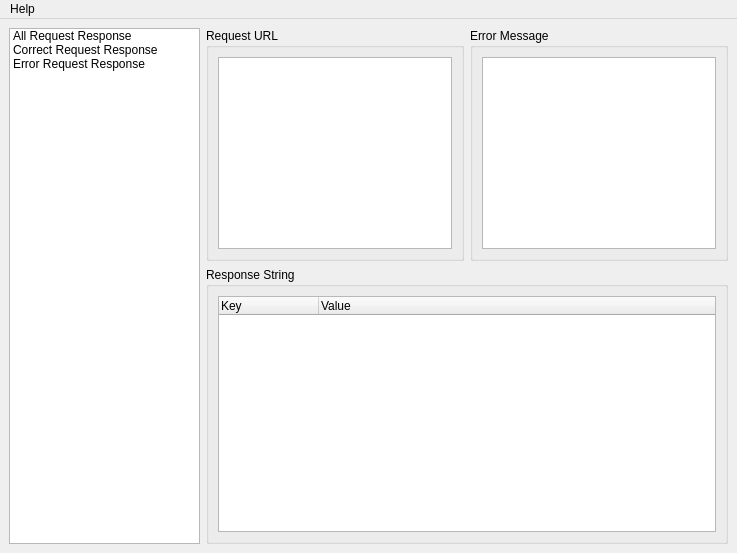
<?xml version="1.0" encoding="UTF-8"?>
<ui version="4.0">
 <class>LogWindow</class>
 <widget class="QMainWindow" name="LogWindow">
  <property name="geometry">
   <rect>
    <x>0</x>
    <y>0</y>
    <width>737</width>
    <height>553</height>
   </rect>
  </property>
  <property name="windowTitle">
   <string>Weibo Api LogWindow</string>
  </property>
  <widget class="QWidget" name="centralwidget">
   <layout class="QGridLayout" name="gridLayout">
    <item row="0" column="0" rowspan="2">
     <widget class="QListWidget" name="listWidget">
      <property name="sizePolicy">
       <sizepolicy hsizetype="Fixed" vsizetype="Expanding">
        <horstretch>0</horstretch>
        <verstretch>0</verstretch>
       </sizepolicy>
      </property>
      <property name="maximumSize">
       <size>
        <width>191</width>
        <height>16777215</height>
       </size>
      </property>
      <item>
       <property name="text">
        <string>All Request Response</string>
       </property>
      </item>
      <item>
       <property name="text">
        <string>Correct Request Response</string>
       </property>
      </item>
      <item>
       <property name="text">
        <string>Error Request Response</string>
       </property>
      </item>
     </widget>
    </item>
    <item row="0" column="1">
     <widget class="QGroupBox" name="groupBox">
      <property name="sizePolicy">
       <sizepolicy hsizetype="Preferred" vsizetype="Fixed">
        <horstretch>0</horstretch>
        <verstretch>0</verstretch>
       </sizepolicy>
      </property>
      <property name="title">
       <string>Request URL</string>
      </property>
      <layout class="QHBoxLayout" name="horizontalLayout_3">
       <item>
        <widget class="QTableView" name="tableView">
         <property name="sizePolicy">
          <sizepolicy hsizetype="Expanding" vsizetype="Preferred">
           <horstretch>0</horstretch>
           <verstretch>0</verstretch>
          </sizepolicy>
         </property>
         <property name="autoFillBackground">
          <bool>true</bool>
         </property>
         <property name="editTriggers">
          <set>QAbstractItemView::NoEditTriggers</set>
         </property>
         <property name="alternatingRowColors">
          <bool>true</bool>
         </property>
        </widget>
       </item>
      </layout>
     </widget>
    </item>
    <item row="0" column="2">
     <widget class="QGroupBox" name="groupBox_3">
      <property name="title">
       <string>Error Message</string>
      </property>
      <layout class="QHBoxLayout" name="horizontalLayout">
       <item>
        <widget class="QTextBrowser" name="errorString"/>
       </item>
      </layout>
     </widget>
    </item>
    <item row="1" column="1" colspan="2">
     <widget class="QGroupBox" name="groupBox_2">
      <property name="sizePolicy">
       <sizepolicy hsizetype="Expanding" vsizetype="Expanding">
        <horstretch>0</horstretch>
        <verstretch>5</verstretch>
       </sizepolicy>
      </property>
      <property name="title">
       <string>Response String</string>
      </property>
      <layout class="QHBoxLayout" name="horizontalLayout_2">
       <item>
        <widget class="QTreeWidget" name="treeWidget">
         <column>
          <property name="text">
           <string>Key                                                                </string>
          </property>
         </column>
         <column>
          <property name="text">
           <string>Value</string>
          </property>
         </column>
        </widget>
       </item>
      </layout>
     </widget>
    </item>
   </layout>
  </widget>
  <widget class="QMenuBar" name="menubar">
   <property name="geometry">
    <rect>
     <x>0</x>
     <y>0</y>
     <width>737</width>
     <height>25</height>
    </rect>
   </property>
   <widget class="QMenu" name="menuHelp">
    <property name="title">
     <string>Help</string>
    </property>
    <addaction name="actionAbout_Qt"/>
   </widget>
   <addaction name="menuHelp"/>
  </widget>
  <action name="actionAbout_Qt">
   <property name="text">
    <string>About Qt</string>
   </property>
  </action>
 </widget>
 <resources/>
 <connections/>
 <slots>
  <slot>filterStrChanged(int)</slot>
 </slots>
</ui>
